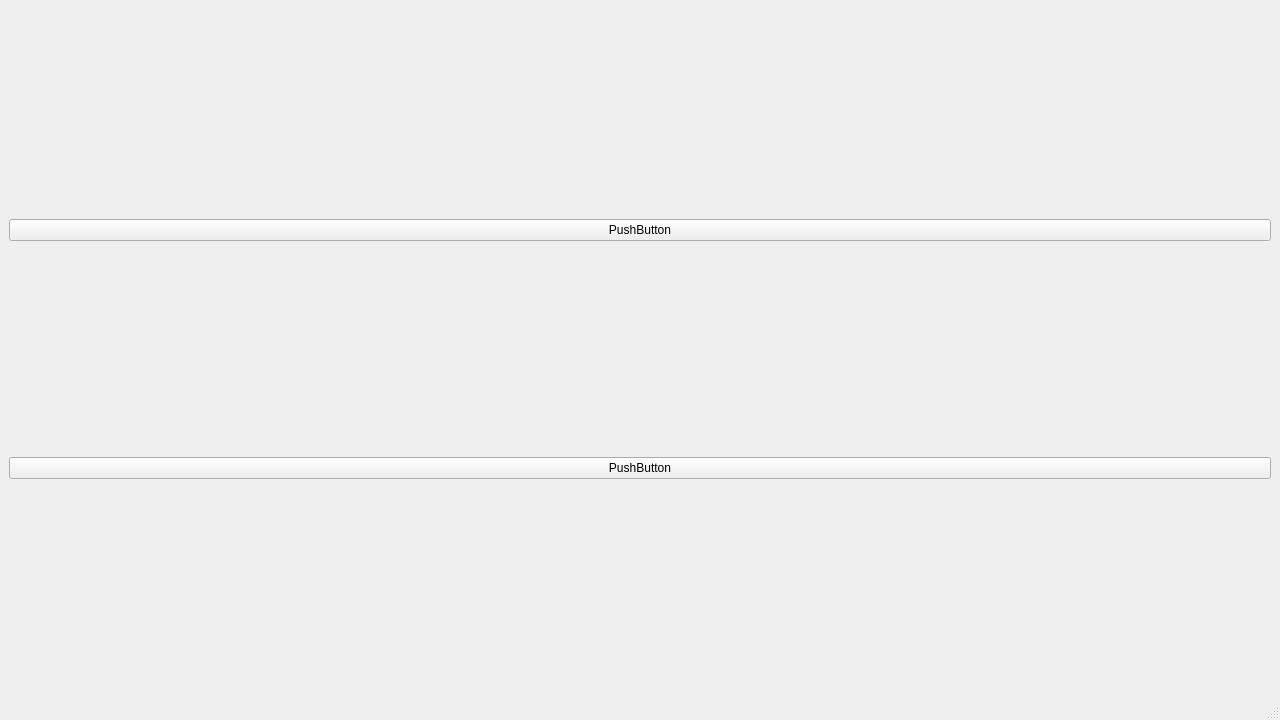
<?xml version="1.0" encoding="UTF-8"?>
<ui version="4.0">
 <class>MainWindow</class>
 <widget class="QMainWindow" name="MainWindow">
  <property name="geometry">
   <rect>
    <x>0</x>
    <y>0</y>
    <width>1280</width>
    <height>720</height>
   </rect>
  </property>
  <property name="windowTitle">
   <string>MainWindow</string>
  </property>
  <widget class="QWidget" name="centralwidget">
   <layout class="QVBoxLayout" name="verticalLayout_2">
    <item>
     <widget class="QSplitter" name="splitter">
      <property name="orientation">
       <enum>Qt::Horizontal</enum>
      </property>
      <widget class="QWidget" name="">
       <layout class="QVBoxLayout" name="verticalLayout">
        <item>
         <widget class="QPushButton" name="pushButton">
          <property name="text">
           <string>PushButton</string>
          </property>
         </widget>
        </item>
        <item>
         <widget class="QPushButton" name="pushButton_2">
          <property name="text">
           <string>PushButton</string>
          </property>
         </widget>
        </item>
       </layout>
      </widget>
     </widget>
    </item>
   </layout>
  </widget>
  <widget class="QMenuBar" name="menubar">
   <property name="geometry">
    <rect>
     <x>0</x>
     <y>0</y>
     <width>1280</width>
     <height>21</height>
    </rect>
   </property>
  </widget>
  <widget class="QStatusBar" name="statusbar"/>
 </widget>
 <resources/>
 <connections/>
</ui>
